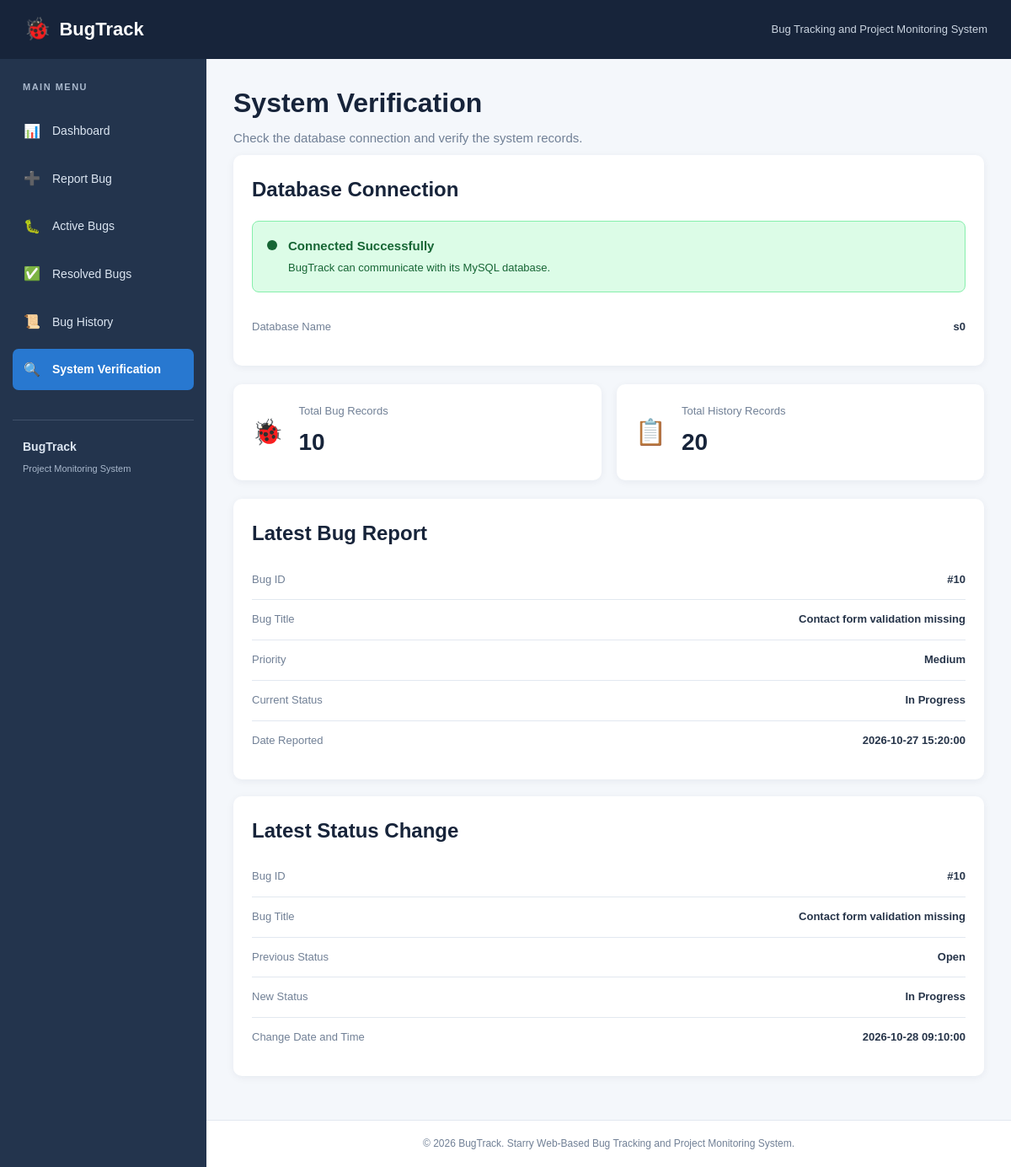
Page /verify.php on the committed database.
### tables this page shows
CREATE TABLE IF NOT EXISTS bugs (
    id INT UNSIGNED AUTO_INCREMENT PRIMARY KEY,
    title VARCHAR(150) NOT NULL,
    description TEXT NOT NULL,
    priority ENUM('Low', 'Medium', 'High') NOT NULL,
    status ENUM('Open', 'In Progress', 'Resolved')
        NOT NULL DEFAULT 'Open',
    date_reported DATETIME NOT NULL DEFAULT CURRENT_TIMESTAMP,
    date_resolved DATETIME DEFAULT NULL
);

CREATE TABLE IF NOT EXISTS bug_history (
    id INT UNSIGNED AUTO_INCREMENT PRIMARY KEY,
    bug_id INT UNSIGNED NOT NULL,
    previous_status ENUM('Open', 'In Progress', 'Resolved')
        DEFAULT NULL,
    new_status ENUM('Open', 'In Progress', 'Resolved') NOT NULL,
    change_date DATETIME NOT NULL DEFAULT CURRENT_TIMESTAMP,

    INDEX idx_bug_history_bug_id (bug_id),

    CONSTRAINT fk_bug_history_bug
        FOREIGN KEY (bug_id)
        REFERENCES bugs(id)
        ON UPDATE CASCADE
        ON DELETE RESTRICT
);

### includes/functions.php (called while the page is built, shortened)
<?php
function e($value)
{
    return htmlspecialchars(
        (string) $value,
        ENT_QUOTES,
        'UTF-8'
    );
}

### verify.php (the view, shortened to what this page needs)
<?php
require_once __DIR__ . '/includes/functions.php';
$connectionStatus = false;
$databaseName = 'Not connected';
$totalBugs = 0;
$totalHistory = 0;
$latestBug = null;
$latestHistory = null;
$errorMessage = 'Database connection is unavailable.';
$host = 'localhost';
$dbname = 'bugtrack_db';
$username = 'root';
$password = '';
try {
    $dsn = "mysql:host=$host;dbname=$dbname;charset=utf8mb4";
    $pdo = new PDO($dsn, $username, $password, [
        PDO::ATTR_ERRMODE => PDO::ERRMODE_EXCEPTION,
        PDO::ATTR_DEFAULT_FETCH_MODE => PDO::FETCH_ASSOC,
        PDO::ATTR_EMULATE_PREPARES => false
    ]);
    $connectionStatus = true;
    $errorMessage = '';
    $stmt = $pdo->query("SELECT DATABASE() AS database_name");
    $databaseName = $stmt->fetch()['database_name'];
    $stmt = $pdo->query("SELECT COUNT(*) AS total FROM bugs");
    $totalBugs = (int) $stmt->fetch()['total'];
    $stmt = $pdo->query("SELECT COUNT(*) AS total FROM bug_history");
    $totalHistory = (int) $stmt->fetch()['total'];
    $stmt = $pdo->query("
        SELECT id, title, priority, status, date_reported
        FROM bugs
        ORDER BY date_reported DESC, id DESC
        LIMIT 1
    ");
    $latestBug = $stmt->fetch();
    $stmt = $pdo->query("
        SELECT
            bh.bug_id,
            bh.previous_status,
            bh.new_status,
            bh.change_date,
            b.title AS bug_title
        FROM bug_history AS bh
        INNER JOIN bugs AS b
            ON bh.bug_id = b.id
        ORDER BY bh.change_date DESC, bh.id DESC
        LIMIT 1
    ");
    $latestHistory = $stmt->fetch();
} catch (PDOException $e) {
    error_log('System verification error: ' . $e->getMessage());
    $connectionStatus = false;
    $errorMessage = 'Unable to connect to the database or retrieve its verification information.';
}
require_once __DIR__ . '/includes/header.php';
require_once __DIR__ . '/includes/sidebar.php';
?>
<div class="page-title">
    <h1>System Verification</h1>
    <p>Check the database connection and verify the system records.</p>
</div>
<div class="card verification-card">
    <h2>Database Connection</h2>
    <div class="connection-status <?= $connectionStatus ? 'connected' : 'disconnected' ?>">
        <span class="connection-indicator"></span>
        <div>
            <strong>
                <?= $connectionStatus ? 'Connected Successfully' : 'Connection Failed' ?>
            </strong>
            <p>
                <?= $connectionStatus
                    ? 'BugTrack can communicate with its MySQL database.'
                    : e($errorMessage) ?>
            </p>
        </div>
    </div>
    <div class="verification-detail">
        <span>Database Name</span>
        <strong><?= e($databaseName) ?></strong>
    </div>
</div>
<?php if ($connectionStatus): ?>
    <div class="verification-grid">
        <div class="verification-stat">
            <div class="verification-stat-icon">🐞</div>
            <div>
                <p>Total Bug Records</p>
                <h2><?= e($totalBugs) ?></h2>
            </div>
        </div>
        <div class="verification-stat">
            <div class="verification-stat-icon">📋</div>
            <div>
                <p>Total History Records</p>
                <h2><?= e($totalHistory) ?></h2>
            </div>
        </div>
    </div>
    <div class="card">
        <h2>Latest Bug Report</h2>
        <?php if ($latestBug): ?>
            <div class="verification-record">
                <div class="verification-detail">
                    <span>Bug ID</span>
                    <strong>#<?= e($latestBug['id']) ?></strong>
                </div>
                <div class="verification-detail">
                    <span>Bug Title</span>
                    <strong><?= e($latestBug['title']) ?></strong>
                </div>
                <div class="verification-detail">
                    <span>Priority</span>
                    <strong><?= e($latestBug['priority']) ?></strong>
                </div>
                <div class="verification-detail">
                    <span>Current Status</span>
                    <strong><?= e($latestBug['status']) ?></strong>
                </div>
                <div class="verification-detail">
                    <span>Date Reported</span>
                    <strong><?= e($latestBug['date_reported']) ?></strong>
                </div>
            </div>
        <?php else: ?>
            <p class="empty-state">No bug records are available.</p>
        <?php endif; ?>
    </div>
    <div class="card">
        <h2>Latest Status Change</h2>
        <?php if ($latestHistory): ?>
            <div class="verification-record">
                <div class="verification-detail">
                    <span>Bug ID</span>
                    <strong>#<?= e($latestHistory['bug_id']) ?></strong>
                </div>
                <div class="verification-detail">
                    <span>Bug Title</span>
                    <strong><?= e($latestHistory['bug_title']) ?></strong>
                </div>
                <div class="verification-detail">
                    <span>Previous Status</span>
                    <strong>
                        <?= $latestHistory['previous_status'] === null
                            ? 'New Report'
                            : e($latestHistory['previous_status']) ?>
                    </strong>
                </div>
                <div class="verification-detail">
                    <span>New Status</span>
                    <strong><?= e($latestHistory['new_status']) ?></strong>
                </div>
                <div class="verification-detail">
                    <span>Change Date and Time</span>
                    <strong><?= e($latestHistory['change_date']) ?></strong>
                </div>
            </div>
        <?php else: ?>
            <p class="empty-state">No history records are available.</p>
        <?php endif; ?>
    </div>
<?php endif; ?>
<?php require_once __DIR__ . '/includes/footer.php'; ?>

### assets/css/style.css (style rules this page uses)
* { margin: 0; padding: 0; box-sizing: border-box; }
body { font-family: Arial, Helvetica, sans-serif; background: #f4f7fb; color: #263449; line-height: 1.6; }
.page-title { font-size: 25px; color: #17243a; margin-bottom: 8px; }
.card { background: #ffffff; padding: 22px; border-radius: 10px; box-shadow: 0 2px 10px rgba(20, 40, 70, 0.06); margin-bottom: 20px; }
.card h2, .card h3 { color: #17243a; margin-bottom: 12px; }
.page-title h1 { font-size: 32px; line-height: 1.3; color: #17243a; margin-bottom: 8px; }
.page-title p { font-size: 15px; color: #718096; }
.verification-card { margin-bottom: 22px; }
.verification-card h2 { margin-bottom: 18px; }
.connection-status { display: flex; align-items: flex-start; gap: 13px; padding: 17px; border-radius: 8px; margin-bottom: 18px; }
.connection-status.connected { background: #dcfce7; color: #166534; border: 1px solid #86efac; }
.connection-status strong { display: block; margin-bottom: 4px; font-size: 15px; }
.connection-status p { font-size: 13px; }
.connection-indicator { width: 12px; height: 12px; min-width: 12px; border-radius: 50%; margin-top: 5px; background: currentColor; }
.verification-detail { display: flex; justify-content: space-between; align-items: flex-start; gap: 20px; padding: 13px 0; border-bottom: 1px solid #e2e8f0; }
.verification-detail:last-child { border-bottom: none; }
.verification-detail span { color: #718096; font-size: 13px; }
.verification-detail strong { color: #263449; font-size: 13px; text-align: right; overflow-wrap: anywhere; }
.verification-grid { display: grid; grid-template-columns: repeat(2, minmax(0, 1fr)); gap: 18px; margin-bottom: 22px; }
.verification-stat { display: flex; align-items: center; gap: 18px; padding: 22px; background: #ffffff; border-radius: 10px; box-shadow: 0 2px 10px rgba(20, 40, 70, 0.06); }
.verification-stat-icon { font-size: 30px; }
.verification-stat p { color: #718096; font-size: 13px; margin-bottom: 5px; }
.verification-stat h2 { color: #17243a; font-size: 28px; }
.verification-record { margin-top: 8px; }

### rows in the picture
bugs: id "10", title "Contact form validation missing", priority "Medium", status "In Progress", date_reported "2026-10-27 15:20:00"
bug_history: bug "10", bug.title "Contact form validation missing", previous_status "Open", new_status "In Progress", change_date "2026-10-28 09:10:00"

### other values in the picture
$databaseName "s0"
$totalBugs "10"
$totalHistory "20"
